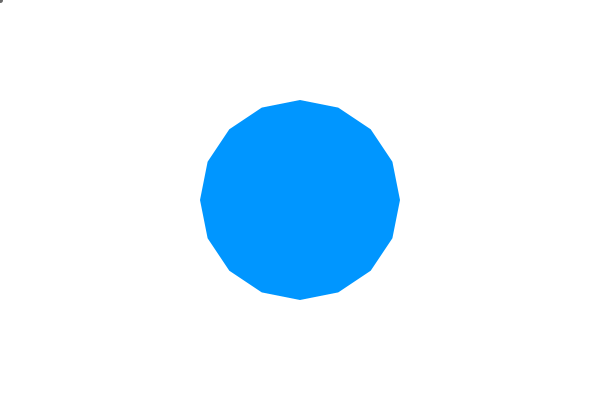
Frame 1 (no input)
Frame 60 (the mouse pressed at the canvas centre just before this capture): identical to frame 1, image omitted
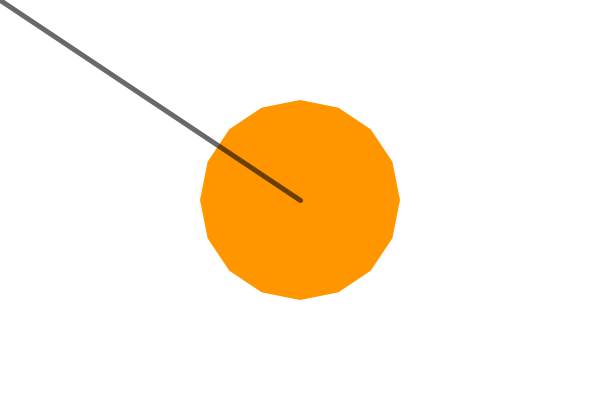
Frame 120 (the mouse held since frame 60 and released just before this capture)

The Processing sketch that drew these frames (run headless with seeded random() and noise(); from frame 60 on, the mouse is pressed at the canvas centre):

// Processing sketch: PolyLine
// ── PolyLine.pde

/*
POLYGON/LINE
 Jeff Thompson | 2015 | www.jeffreythompson.org
 
 */

float x1 = 0;    // line position (set by mouse)
float y1 = 0;
float x2 = 0;    // fixed end
float y2 = 0;

// array of PVectors, one for each vertex in the polygon
PVector[] vertices = new PVector[16];


void setup() {
  size(600, 400);
  noCursor();

  strokeWeight(5);  // make the line easier to see

  // set position of the vertices - a regular polygon!
  // based on this example: 
  // https://processing.org/examples/regularpolygon.html
  float angle = TWO_PI / vertices.length;
  for (int i=0; i<vertices.length; i++) {
    float a = angle * i;
    float x = 300 + cos(a) * 100;
    float y = 200 + sin(a) * 100;
    vertices[i] = new PVector(x,y);
  }
}


void draw() {
  background(255);

  // update line to mouse coordinates
  x1 = mouseX;
  y1 = mouseY;

  // check for collision
  // if hit, change fill color
  boolean hit = polyLine(vertices, x1, y1, x2, y2);
  if (hit) fill(255, 150, 0);
  else fill(0, 150, 255);

  // draw the polygon using beginShape()
  noStroke();
  beginShape();
  for (PVector v : vertices) {
    vertex(v.x, v.y);
  }
  endShape(CLOSE);

  // draw line
  stroke(0, 150);
  line(x1, y1, x2, y2);
}


// POLYGON/LINE
boolean polyLine(PVector[] vertices, float x1, float y1, float x2, float y2) {

  // go through each of the vertices, plus the next vertex in the list
  int next = 0;
  for (int current=0; current<vertices.length; current++) {

    // get next vertex in list
    // if we've hit the end, wrap around to 0
    next = current+1;
    if (next == vertices.length) next = 0;

    // get the PVectors at our current position
    // extract X/Y coordinates from each
    float x3 = vertices[current].x;
    float y3 = vertices[current].y;
    float x4 = vertices[next].x;
    float y4 = vertices[next].y;

    // do a Line/Line comparison
    // if true, return 'true' immediately and stop testing (faster)
    boolean hit = lineLine(x1, y1, x2, y2, x3, y3, x4, y4);
    if (hit) {
      return true;
    }
  }

  // never got a hit
  return false;
}


// LINE/LINE
boolean lineLine(float x1, float y1, float x2, float y2, float x3, float y3, float x4, float y4) {

  // calculate the direction of the lines
  float uA = ((x4-x3)*(y1-y3) - (y4-y3)*(x1-x3)) / ((y4-y3)*(x2-x1) - (x4-x3)*(y2-y1));
  float uB = ((x2-x1)*(y1-y3) - (y2-y1)*(x1-x3)) / ((y4-y3)*(x2-x1) - (x4-x3)*(y2-y1));

  // if uA and uB are between 0-1, lines are colliding
  if (uA >= 0 && uA <= 1 && uB >= 0 && uB <= 1) {
    return true;
  }
  return false;
}
